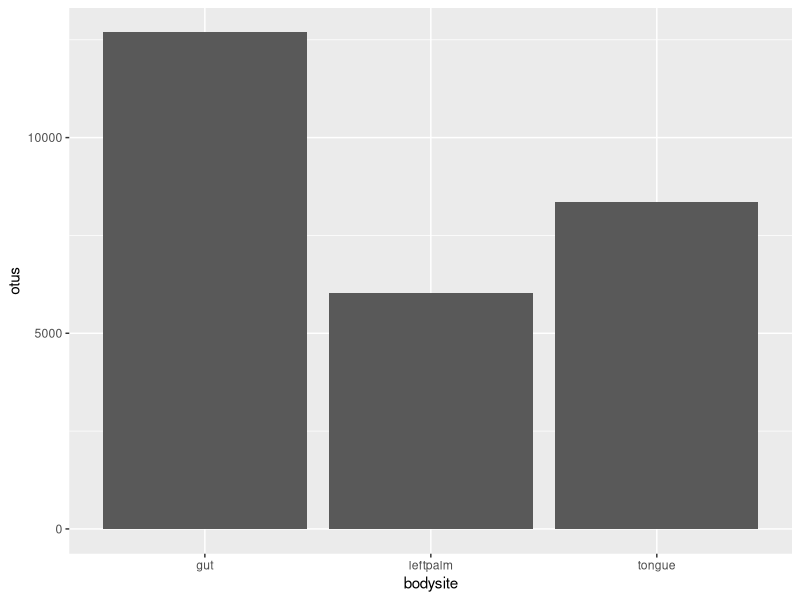
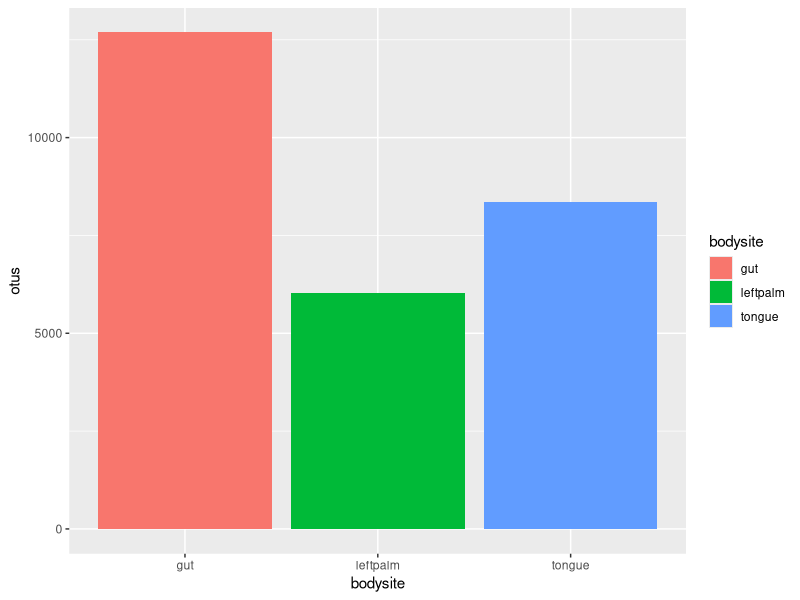
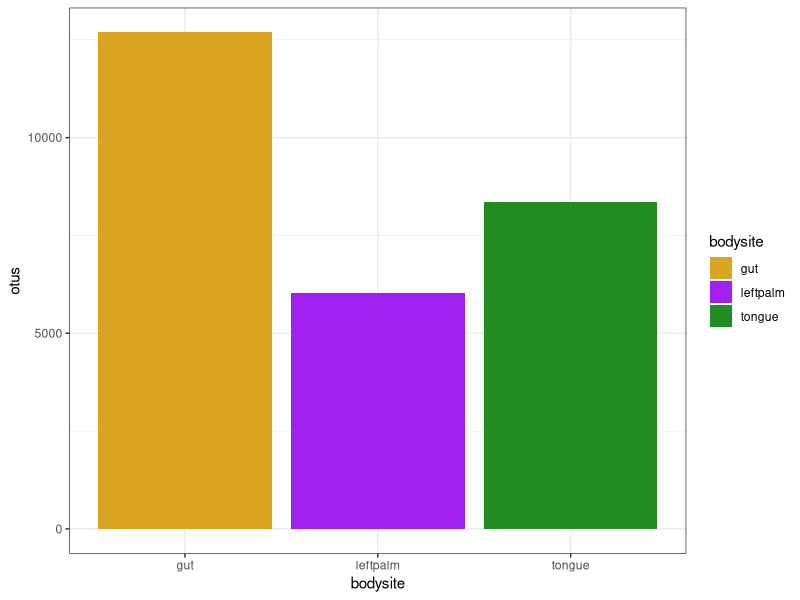
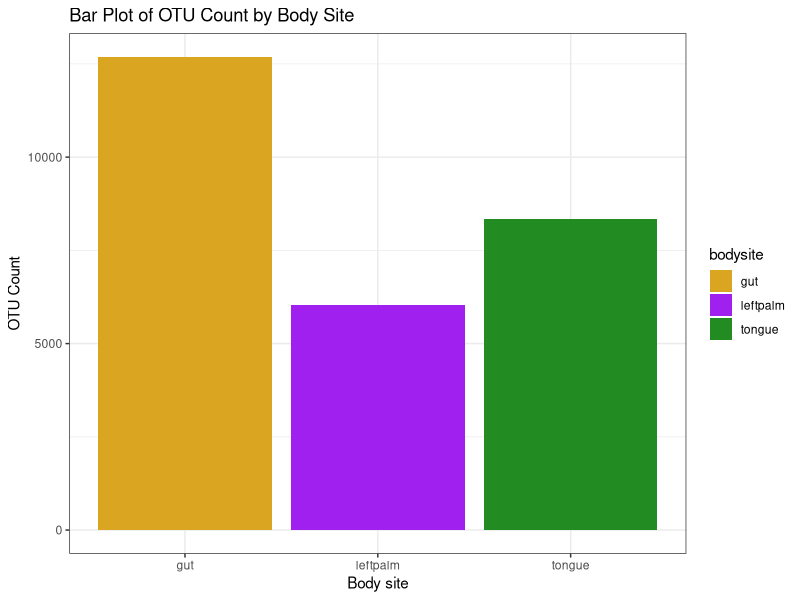
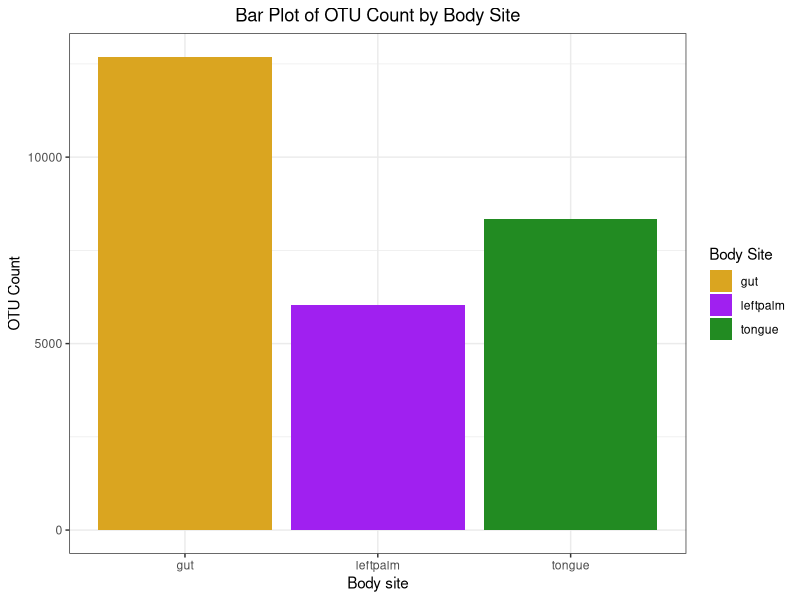
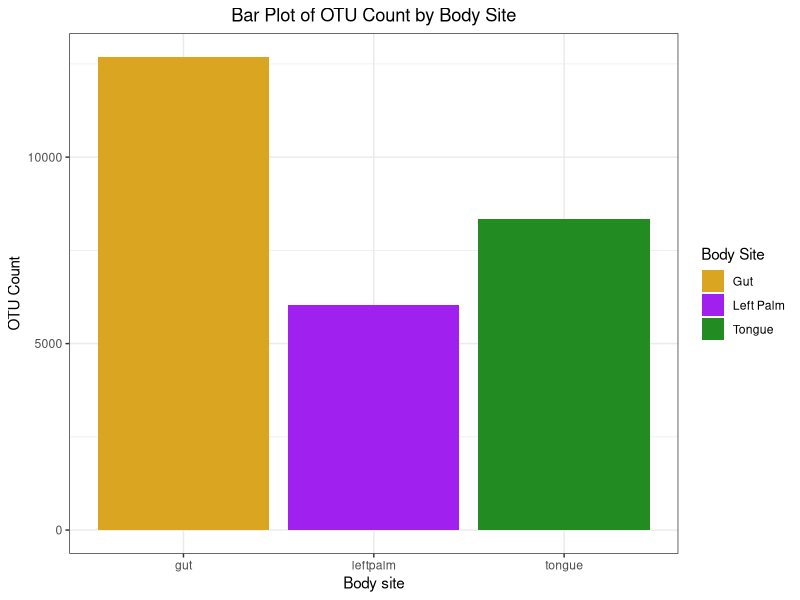
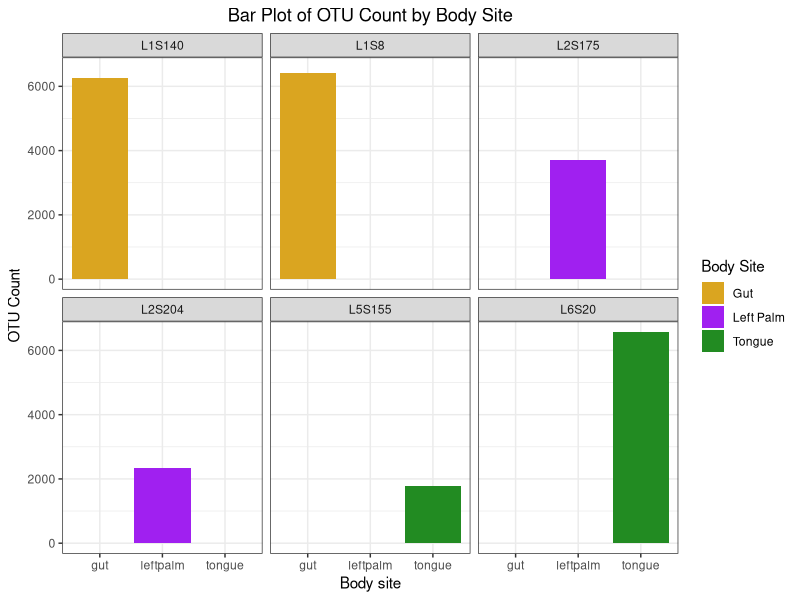
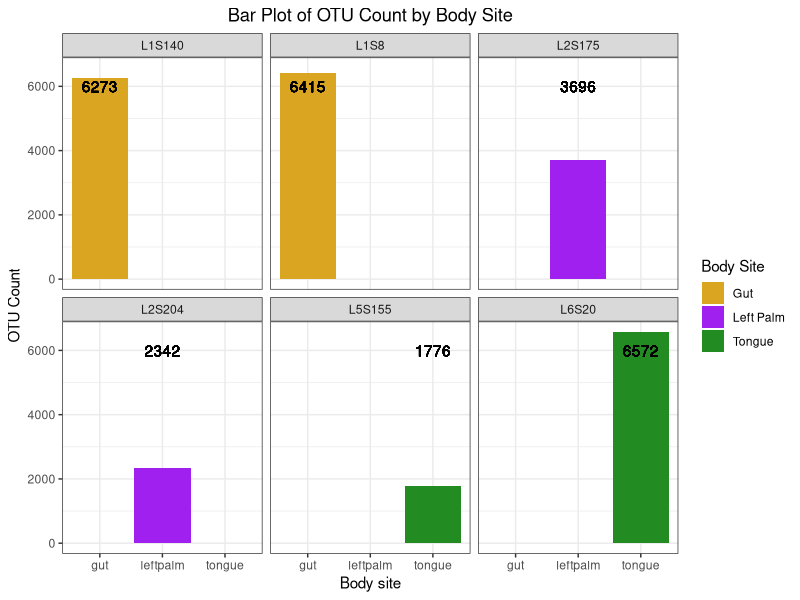

R code for these plots, in order:
## ---- chunk 1
knitr::opts_chunk$set(echo = TRUE, warning = FALSE, message = FALSE)

library(ggplot2)
library(dplyr)

## ---- chunk 2
#read in data
samples <- read.csv("../data/viz_cleansamples1.csv")
#check out data structure
str(samples)

## ---- chunk 3
tapply(samples$otus, samples$bodysite, summary)
tapply(samples$otus, samples$bodysite, sum)
tapply(samples$otus, samples$sampleid, sum)
## ---- chunk 4
samples <- samples %>%
    group_by(sampleid) %>%
    mutate(sumtot = sum(otus, na.rm=TRUE))
head(samples)
## ---- chunk 5
#create base bar plot we will add to
ggplot(data=samples, aes(x=bodysite, y=otus)) +
    geom_bar(stat="identity")

#save this base plot as p1, we will add things to p1 (this will save a bit of typing)
p1 <- ggplot(data=samples, aes(x=bodysite, y=otus, fill=bodysite)) +
    geom_bar(stat="identity")
#what does p1 look like? Call the object p1
p1

#add black and white background them & change colors to goldenrod, purple, forestgreen
p1 + theme_bw() +
    scale_fill_manual(values = c("goldenrod", "purple", "forestgreen"))

#change x, y labels and add informative title to plot
p1 + theme_bw() +
    scale_fill_manual(values = c("goldenrod", "purple", "forestgreen")) +
    ylab("OTU Count") + 
    xlab("Body site") +
    ggtitle("Bar Plot of OTU Count by Body Site")

#center plot title and change legend title
p1 + theme_bw() +
    scale_fill_manual(values = c("goldenrod", "purple", "forestgreen")) +
    ylab("OTU Count") + 
    xlab("Body site") +
    ggtitle("Bar Plot of OTU Count by Body Site") +
    theme(plot.title = element_text(hjust = 0.5)) +
    labs(fill = "Body Site")

#Change legend labels to be capitalized, separate "leftpalm" into 2 words
p1 + theme_bw() +
    scale_fill_manual(name = "Body Site",
                        labels = c("Gut", "Left Palm", "Tongue"),
                      values = c("goldenrod", "purple", "forestgreen")) +
    ylab("OTU Count") + 
    xlab("Body site") +
    ggtitle("Bar Plot of OTU Count by Body Site") +
    theme(plot.title = element_text(hjust = 0.5))

#facet by sampleid (create a multi-panel plot)
p1 + theme_bw() +
    scale_fill_manual(name = "Body Site",
                        labels = c("Gut", "Left Palm", "Tongue"),
                      values = c("goldenrod", "purple", "forestgreen")) +
    ylab("OTU Count") + 
    xlab("Body site") +
    ggtitle("Bar Plot of OTU Count by Body Site") +
    theme(plot.title = element_text(hjust = 0.5)) +
    facet_wrap(.~sampleid)


#add text to each panel
p1 + theme_bw() + 
    scale_fill_manual(name = "Body Site",
                        labels = c("Gut", "Left Palm", "Tongue"),
                      values = c("goldenrod", "purple", "forestgreen")) +
    ylab("OTU Count") + 
    xlab("Body site") +
    ggtitle("Bar Plot of OTU Count by Body Site") +
    theme(plot.title = element_text(hjust = 0.5)) +
    geom_text(aes(label=sumtot), y=6000) +
    facet_wrap(.~sampleid) 

#save my visualization
ggsave("myviz.png", path = "../figures/")
